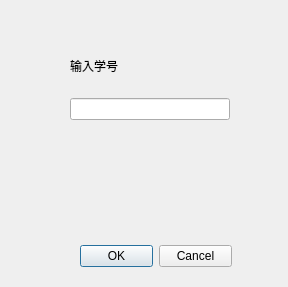
<?xml version="1.0" encoding="UTF-8"?>
<ui version="4.0">
 <class>delete_score</class>
 <widget class="QDialog" name="delete_score">
  <property name="geometry">
   <rect>
    <x>0</x>
    <y>0</y>
    <width>288</width>
    <height>287</height>
   </rect>
  </property>
  <property name="windowTitle">
   <string>删除成绩条目</string>
  </property>
  <widget class="QWidget" name="verticalLayoutWidget">
   <property name="geometry">
    <rect>
     <x>70</x>
     <y>40</y>
     <width>160</width>
     <height>80</height>
    </rect>
   </property>
   <layout class="QVBoxLayout" name="verticalLayout">
    <item>
     <widget class="QLabel" name="label">
      <property name="text">
       <string>输入学号</string>
      </property>
     </widget>
    </item>
    <item>
     <widget class="QLineEdit" name="id_edit"/>
    </item>
   </layout>
  </widget>
  <widget class="QDialogButtonBox" name="buttonBox">
   <property name="geometry">
    <rect>
     <x>80</x>
     <y>240</y>
     <width>152</width>
     <height>32</height>
    </rect>
   </property>
   <property name="standardButtons">
    <set>QDialogButtonBox::Cancel|QDialogButtonBox::Ok</set>
   </property>
  </widget>
 </widget>
 <resources/>
 <connections/>
</ui>
